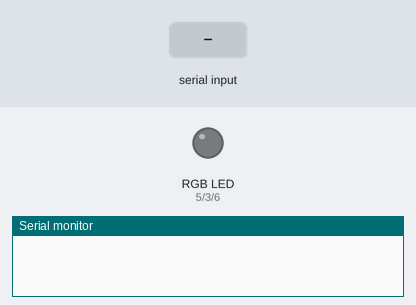
Bench run of a sketch on a simulated Arduino Uno, built with avr-gcc and run on an emulated ATmega328P. On the bench: an RGB LED mixed from three pins (HIGH = lit), the last lines printed to the serial monitor. The test bench sets the inputs (shaded band). Dim RGB values are drawn brighter than linear.

Above: at 1.2 s.
1.3 s: "90,45\n" received over Serial
At 2.4 s:
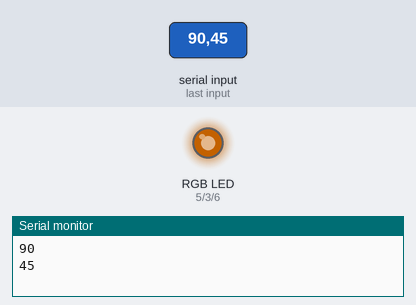
2.8 s: "30,150\n" received over Serial
At 3.6 s:
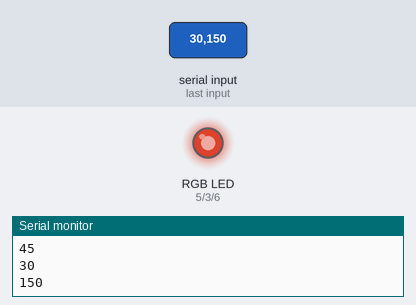
4.3 s: "1\n" received over Serial
At 4.6 s:
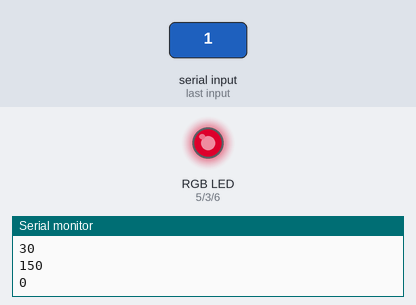
5.8 s: "200\n" received over Serial
At 7.0 s:
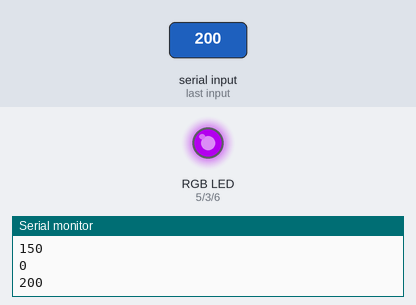
7.3 s: "2\n" received over Serial
At 8.1 s:
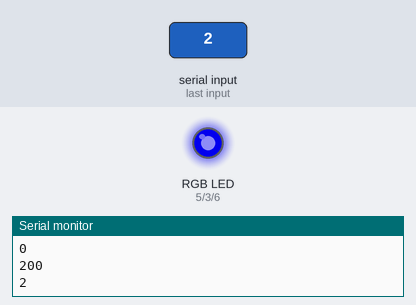
8.8 s: "3\n" received over Serial
At 9.2 s:
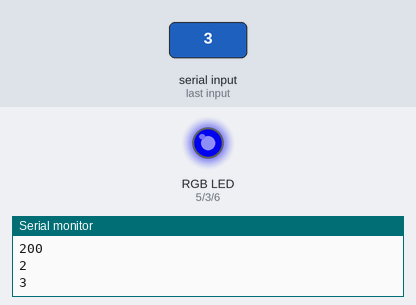
Timing chart, 0 to 11.3 s (numbered marks = the images above; inputs shaded):
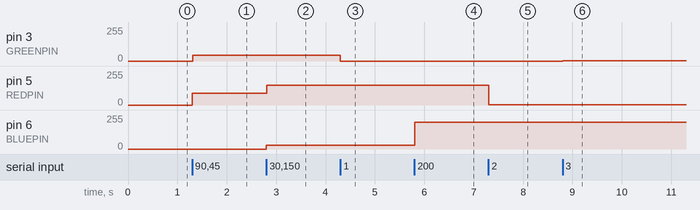

Measured:
- after the input at 1.3 s, pin 3 (GREENPIN): 0/255 → 45/255 at once; pin 5 (REDPIN): 0/255 → 90/255 at once
- after the input at 2.8 s, pin 5 (REDPIN): 90/255 → 150/255 at once; pin 6 (BLUEPIN): 0/255 → 30/255 at once
- after the input at 4.3 s, pin 3 (GREENPIN): 45/255 → 0/255 at once
- after the input at 5.8 s, pin 6 (BLUEPIN): 30/255 → 200/255 at once
- after the input at 7.3 s, pin 5 (REDPIN): 150/255 → 2/255 at once
- after the input at 8.8 s, pin 3 (GREENPIN): 0/255 → 3/255 at once

The sketch:

ledy1.ino
```cpp
// color swirl! connect an RGB LED to the PWM pins as indicated
// in the #defines
// public domain, enjoy!

#define REDPIN 5
#define GREENPIN 3
#define BLUEPIN 6
#define FADESPEED 5     // make this higher to slow down
int i = 0;

void setup() {
  pinMode(REDPIN, OUTPUT);
  pinMode(GREENPIN, OUTPUT);
  pinMode(BLUEPIN, OUTPUT);
  Serial.begin(9600);
}


void loop() {


while (Serial.available() == 1){

long val = Serial.parseInt();
if(val >= 1){
  i=i+1;
  if(val == 1){val = 0;};
  Serial.println(val);
  if(i == 1){
    analogWrite(REDPIN, val);
  }
  if(i == 2){

     analogWrite(GREENPIN, val);

  }
  if(i == 3) {
     analogWrite(BLUEPIN, val);
     i=0;
  }

}
}
}
```
